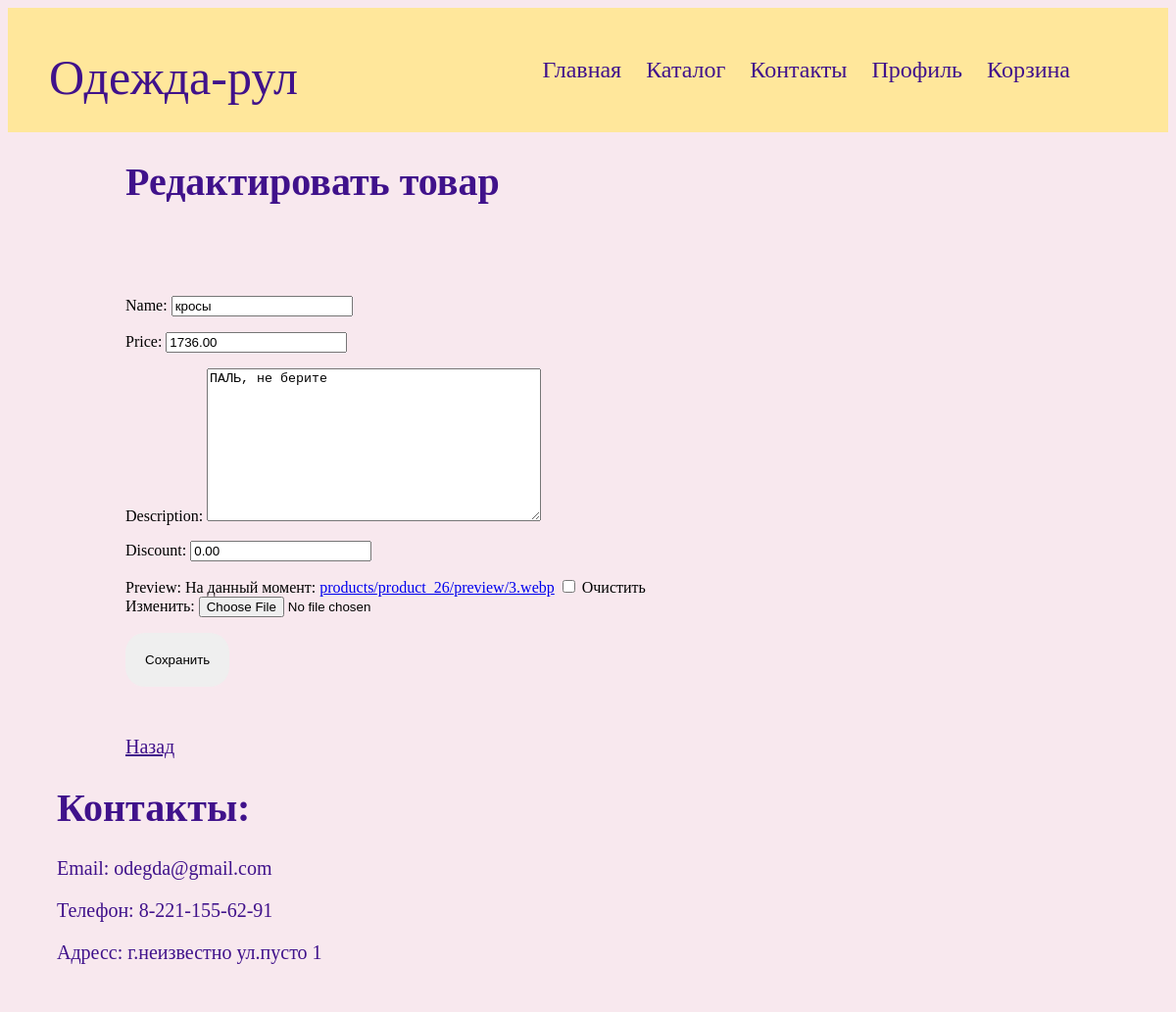
Page /products/update/26/ (signed in) on the committed database.
### shopapp/models.py (models this page shows)
class Product(models.Model):
    class Meta:
        ordering = ["name", "price"]
    name = models.CharField(max_length=100)
    description = models.TextField(null=False, blank=True)
    price = models.DecimalField(default=0, max_digits=8, decimal_places=2)
    discount = models.DecimalField(default=0, max_digits=8, decimal_places=2)
    created_at = models.DateTimeField(auto_now_add=True)
    views_count = models.DecimalField(default=0, max_digits=8, decimal_places=0)
    preview = models.ImageField(null=True, blank=True, upload_to=product_preview_directory_path)

### shopapp/views.py (the view, shortened to what this page needs)
# urls.py: path("products/update/<int:pk>/", ProductUpdateView.as_view(), name="product_update"),
class ProductUpdateView(PermissionRequiredMixin, UpdateView):
    permission_required = "shopapp.change_product"
    model = Product
    fields = "name", "price", "description", "discount", "preview"
    template_name_suffix = "_update_form"

### shopapp/templates/shopapp/product_update_form.html (shortened to what this page needs)
{% extends 'shopapp/base.html' %}
{% block body %}
  <h1 style="padding-left: 120px; color: #40128B; font-size: 40px;">Редактировать товар</h1>
  <div>
    <form method="POST" enctype="multipart/form-data"  style="padding-left: 120px; padding-bottom: 50px; padding-top: 50px;">
      {{ form.as_p }}
      <button style="padding: 20px; border-radius: 20px; border: none; cursor: pointer; " type="submit" type="submit">Сохранить</button>
    </form>
  </div>
  <div>
        <a style="padding-left: 120px; text-decoration: underline; color: #40128B; font-size: 20px;" href="{% url 'shopapp:product_details' pk=object.pk %}">Назад</a>
  </div>
{% endblock %}

### shopapp/static/shopapp/css/style.css (style rules this page uses)
body { background-color: #FFBDF7; }

### shopapp/static/shopapp/css/index.css (style rules this page uses)
body, .contacts_footer { background-color: #40128B; }

### rows in the picture
Product: name "кросы", price "1736.00", description "ПАЛЬ, не берите", discount "0.00"
